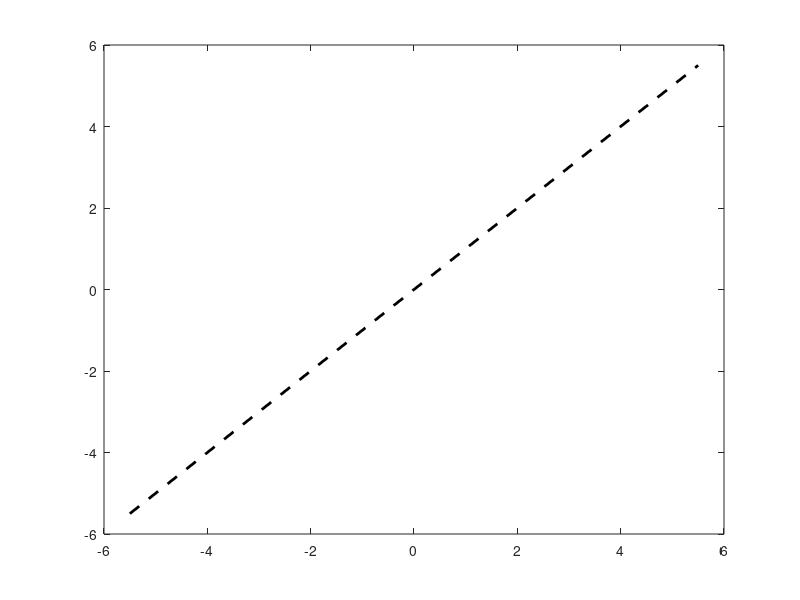

MATLAB code to generate this figure: (Note: this script raises an error after producing the figure.)
clear; clc; close all;

Period = 50;
DatFolder =     '/Users/ananthariharan/Documents/GitHub/PLUME_ArrivalAnglePaper_Analysis_Replicator/RawData/';
PeriodDatFolder =[DatFolder num2str(Period) 's/'];
flist = dir([PeriodDatFolder '*Slon_Slat_Stt_Evlon_Evlat_EvDep_EVID_*_AA_Lo_Hi_C_AAResid']);
MegaAAList_Sta1 = [];
MegaAAList_Sta2 = [];
MegaHi_Err_AAList_Sta1 = [];
MegaHi_Err_AAList_Sta2 = [];

MegaLo_Err_AAList_Sta1 = [];
MegaLo_Err_AAList_Sta2 = [];

for fnum = 1:length(flist)


    fname = [PeriodDatFolder flist(fnum).name];
    Info = load(fname,'-ascii');
    

    NewEv1ID = extractBetween(fname,'50s/','Slon_Slat_Stt')
    NewEv1ID=NewEv1ID{1}

    Current_AA = Info(:,11);
        Current_AA_abs = Info(:,7);

    Current_AA_Low = Info(:,8)-Current_AA_abs;
    Current_AA_Hi = Info(:,9)-Current_AA_abs;
    Current_AA_C = Info(:,10);
    Current_AA_Resid = Info(:,11);
    Current_AA_ELAT= Info(:,5);
    Current_AA_ELON= Info(:,4);
    curr_ELON = Current_AA_ELON(1);
    curr_ELAT = Current_AA_ELAT(1);
    Current_AA_Slon = Info(:,1);
    Current_AA_Slat = Info(:,2);

    for num2 =  fnum:length(flist)
    fname = [PeriodDatFolder flist(num2).name];

    NewEv2ID = extractBetween(fname,'50s/','Slon_Slat_Stt')
    NewEv2ID=NewEv2ID{1};
    Info = load(fname,'-ascii');
    

    Current_AA_ELAT= Info(:,5);
    Current_AA_ELON= Info(:,4);
   second_ELON = Current_AA_ELON(1);
  second_ELAT = Current_AA_ELAT(1);
dists = distance(curr_ELAT,curr_ELON,second_ELAT,second_ELON);

if dists > 0 & dists < 1


Arrival_Angle_Store_1 = [];
LowBound_Arrival_Angle_Store_1 = [];
HighBound_Arrival_Angle_Store_1 = [];

Arrival_Angle_Store_2 = [];
LowBound_Arrival_Angle_Store_2 = [];
HighBound_Arrival_Angle_Store_2= [];



disp('This Might be a Doublet')
   second_AA_C = Info(:,10);
   second_AA_Slon = Info(:,1);
   second_AA = Info(:,11);
   second_AA_Slat = Info(:,2);
second_AA_abs = Info(:,7);
 second_AA_hi = Info(:,9)-second_AA_abs;
   second_AA_lo = Info(:,8)-second_AA_abs;

   % Get Matches

   for ijklmn = 1:length(second_AA_Slon(:,1))
tmpsta1lon  = second_AA_Slon(ijklmn);
tmpsta1lat  = second_AA_Slat(ijklmn);
curr_angle1 = second_AA(ijklmn);

curr_angle1_lowbound = second_AA_lo(ijklmn);
curr_angle1_hibound = second_AA_hi(ijklmn);



match_checker = find(Current_AA_Slon == tmpsta1lon & ...
    Current_AA_Slat == tmpsta1lat);

if length(match_checker) > 0
Arrival_Angle_Store_1 = [Arrival_Angle_Store_1 Current_AA(match_checker(1))];
Arrival_Angle_Store_2 = [Arrival_Angle_Store_2 curr_angle1];


% Record Error bounds on both angle estimates
LowBound_Arrival_Angle_Store_1 = [LowBound_Arrival_Angle_Store_1 curr_angle1_lowbound];
HighBound_Arrival_Angle_Store_1 = [HighBound_Arrival_Angle_Store_1 curr_angle1_hibound];

LowBound_Arrival_Angle_Store_2 = [LowBound_Arrival_Angle_Store_2 Current_AA_Low(match_checker(1))];
HighBound_Arrival_Angle_Store_2= [HighBound_Arrival_Angle_Store_2 Current_AA_Hi(match_checker(1))];



end

end

% Viz the doublet here.
nandx = find(isnan(Arrival_Angle_Store_1) == 1 | isnan(Arrival_Angle_Store_2) == 1)

Arrival_Angle_Store_1(nandx) = [];
Arrival_Angle_Store_2(nandx) =[];
LowBound_Arrival_Angle_Store_1(nandx) = [];
HighBound_Arrival_Angle_Store_1(nandx) = [];
LowBound_Arrival_Angle_Store_2(nandx) = [];
HighBound_Arrival_Angle_Store_2(nandx) = [];

if length(Arrival_Angle_Store_2) > 15

MegaAAList_Sta1 = [MegaAAList_Sta1 Arrival_Angle_Store_1];
MegaAAList_Sta2 = [MegaAAList_Sta2 Arrival_Angle_Store_2];

MegaHi_Err_AAList_Sta1 = [MegaHi_Err_AAList_Sta1 HighBound_Arrival_Angle_Store_1];
MegaHi_Err_AAList_Sta2 = [MegaHi_Err_AAList_Sta2 HighBound_Arrival_Angle_Store_2];

MegaLo_Err_AAList_Sta1 = [MegaLo_Err_AAList_Sta1 LowBound_Arrival_Angle_Store_1];
MegaLo_Err_AAList_Sta2 = [MegaLo_Err_AAList_Sta2 LowBound_Arrival_Angle_Store_2];

    % Do statistics here
corrmatmat = corrcoef(Arrival_Angle_Store_1,Arrival_Angle_Store_2)
CorrelationCoefficient = corrmatmat(1,2);
Rsquare = CorrelationCoefficient*CorrelationCoefficient;

Avg_Err = nanmean(abs(Arrival_Angle_Store_2-Arrival_Angle_Store_1));




figure()
load coastlines
subplot(1,2,1)
coastlon2 = wrapTo360(coastlon)
plot(coastlon,coastlat,'linewidth',2,'color','k')
hold on
%scatter((PLUMESLONS),PLUMESLATS,20,[1 0 0],'filled','^','MarkerEdgeColor','k')
hold on
scatter(second_AA_Slon,second_AA_Slat,120,second_AA,'filled','MarkerEdgeColor','k','Linewidth',2)
barbar=colorbar('Location','SouthOutside');
ylabel(barbar,'Arrival Angle Deviation (degrees)','fontsize',20)
colormap(turbo(50))
caxis([-5 5])
set(gca,'fontsize',18)



% 
% xlim([118.1079 248.3369])
% ylim([-40 55.3827])
box on
set(gca,'linewidth',2,'XTickLabel',{},'YTickLabel',{})
% xlim([189.7590 283.9529])
% ylim([189.7590 283.9529])
scatter((curr_ELON),curr_ELAT,300,[0 0 1],'filled','pentagram')
hold on
scatter((second_ELON),second_ELAT,300,[1 0 1],'filled','pentagram')

ylim([-6.6829 36.3844])
xlim([-170.6320 -74.0377])
text((curr_ELON),curr_ELAT+2, NewEv2ID,'fontsize',20,'fontweight','bold','color',[1 0 0])
text((second_ELON),second_ELAT-2, NewEv1ID,'fontsize',20,'fontweight','bold','color',[0 0 1])


[trcklat1,trcklon1] = track2(mean(Current_AA_Slat),mean(Current_AA_Slon),curr_ELAT,curr_ELON);

[trcklat2,trcklon2] = track2(mean(Current_AA_Slat),mean(Current_AA_Slon),second_ELAT,second_ELON);



plot((trcklon1),trcklat1,'linewidth',2,'color',[1 0 0])
plot((trcklon2),trcklat2,'linewidth',2,'color',[0 0 1],'linestyle','--')



grid on; box on;


title('Example of Event Doublet Recorded at PLUME','fontsize',18)
subplot(1,2,2)
scatter(Arrival_Angle_Store_1,Arrival_Angle_Store_2,200,[1 0 0],'filled','MarkerEdgeColor',[0.5 0.5 0.5],'LineWidth',2)
hold on
errorbar(Arrival_Angle_Store_1,Arrival_Angle_Store_2,...
    LowBound_Arrival_Angle_Store_2,HighBound_Arrival_Angle_Store_2...
    ,LowBound_Arrival_Angle_Store_1,HighBound_Arrival_Angle_Store_1,...
    'LineWidth',2,'Color','r', 'LineStyle', 'none')


plot([-5 5],[-5 5],'linewidth',2,'color','k','LineStyle','--')
grid minor
xlabelstr ={ ['Arrival Angle Deviations (Degrees):'],['Event ' NewEv1ID ]};
ylabelstr ={ ['Arrival Angle Deviations (Degrees):'],['Event ' NewEv2ID ]};
xlabel(xlabelstr)
ylabel(ylabelstr)
box on
set(gca,'fontsize',18,'fontweight','bold','linewidth',2)
grid on; 
axis square
xlim([-5 5])
ylim([-5 5])
text(1,-4,['R^2 = ' num2str(round(Rsquare,2))],'fontsize',19,'FontWeight','bold')
%text(1,-4,{'Correlation Coeff.',['= ' num2str(round(CorrelationCoefficient,2)) ]},'fontsize',19,'FontWeight','bold')
text(1,-2.75,{'Avg. Difference',['= ' num2str(round(Avg_Err,2)) '^\circ' ]},'fontsize',19,'FontWeight','bold')
set(gcf,'position', [1 309 1161 477])
end

end

    end
end


%%% 


figure()
plot([-5.5 5.5],[-5.5 5.5],'linewidth',2,'linestyle','--','color','k')

hold on
scatter(MegaAAList_Sta1,MegaAAList_Sta2,150,[1 0 0],'filled','MarkerEdgeColor','k','linewidth',1)

errorbar(MegaAAList_Sta1,MegaAAList_Sta2,...
    MegaLo_Err_AAList_Sta2,MegaHi_Err_AAList_Sta2...
    ,MegaLo_Err_AAList_Sta1,MegaHi_Err_AAList_Sta1,...
    'LineWidth',2,'Color','r', 'LineStyle', 'none')


% MegaHi_Err_AAList_Sta1 = [MegaHi_Err_AAList_Sta1 HighBound_Arrival_Angle_Store_1];
% MegaHi_Err_AAList_Sta2 = [MegaHi_Err_AAList_Sta2 HighBound_Arrival_Angle_Store_2];
% 
% MegaLo_Err_AAList_Sta1 = [MegaLo_Err_AAList_Sta1 LowBound_Arrival_Angle_Store_1];
% MegaLo_Err_AAList_Sta2 = [MegaLo_Err_AAList_Sta2 LowBound_Arrival_Angle_Store_2];




    % Do statistics here
corrmatmat = corrcoef(MegaAAList_Sta1,MegaAAList_Sta2)
CorrelationCoefficient = corrmatmat(1,2);
Rsquare = CorrelationCoefficient*CorrelationCoefficient;

Avg_Err = nanmean(abs(MegaAAList_Sta1-MegaAAList_Sta2));

xlim([-5.5 5.5])
ylim([-5.5 5.5])
%text(1,-4,['R^2 = ' num2str(round(Rsquare,2))],'fontsize',19,'FontWeight','bold')
text(2.3,-4,{'Correlation Coeff.',['= ' num2str(round(CorrelationCoefficient,2)) ]},'fontsize',22,'FontWeight','bold')
text(2.3,-1.75,{'Avg. Difference',['= ' num2str(round(Avg_Err,2)) '^\circ' ]},'fontsize',22,'FontWeight','bold')
set(gca,'fontsize',20,'fontweight','bold','linewidth',2)
xlabel('Event 1: Arrival Angle Deviations (degrees)')
ylabel('Event 2: Arrival Angle Deviations (degrees)')
title('All Event Doublets at 50 s','fontsize',28)
box on
grid on; grid minor
axis square
hold on
set(gcf,'Position',[104 28 1147 819])
saveas(gcf,'Fig7.png')
